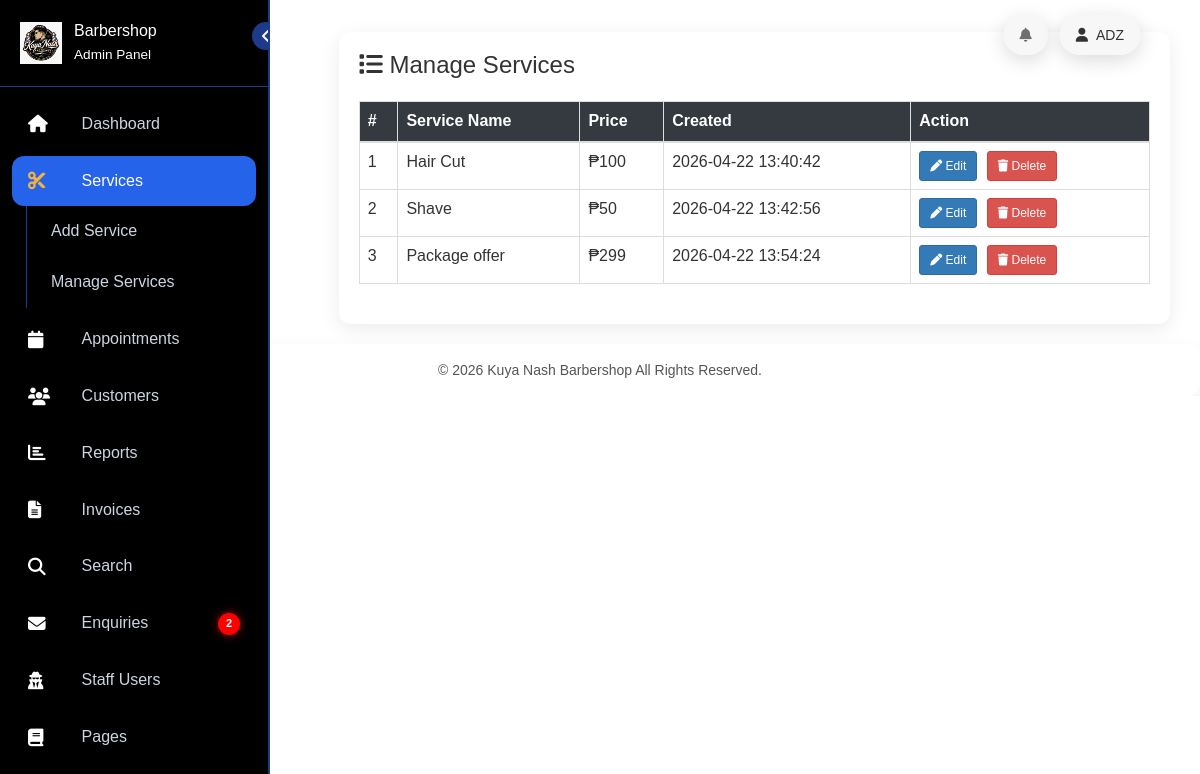
Screenshot of /admin/manage-services.php (signed in) with the database file from the repository.
### tables this page shows
CREATE TABLE `tblservices` (
  `ID` int(10) NOT NULL,
  `ServiceName` varchar(200) DEFAULT NULL,
  `ServiceDescription` mediumtext DEFAULT NULL,
  `Cost` int(10) DEFAULT NULL,
  `Image` varchar(200) DEFAULT NULL,
  `CreationDate` timestamp NULL DEFAULT current_timestamp()
);

### admin/manage-services.php (the view, shortened to what this page needs)
<!DOCTYPE HTML>
<html>
<head>
<link href="css/bootstrap.css" rel="stylesheet">
<link href="css/style.css" rel="stylesheet">
<link rel="stylesheet" href="https://cdnjs.cloudflare.com/ajax/libs/font-awesome/6.5.0/css/all.min.css">
</head>
<body class="cbp-spmenu-push">
<div class="main-content">
<?php include_once('includes/sidebar.php');?>
<?php include_once('includes/header.php');?>
<div id="page-wrapper">
<div class="container-fluid">
<div class="row">
<div class="col-md-12">
<div class="card-box">
<h3><i class="fa-solid fa-list"></i> Manage Services</h3>
<br>
<div class="table-responsive">
<table class="table table-bordered table-hover">
<thead>
<tr>
<th>#</th>
<th>Service Name</th>
<th>Price</th>
<th>Created</th>
<th>Action</th>
</tr>
</thead>
<tbody>
<?php
$ret = mysqli_query($con,"SELECT * FROM tblservices");
$cnt = 1;
while ($row = mysqli_fetch_array($ret)) {
?>
<tr>
<td><?php echo $cnt; ?></td>
<td><?php echo htmlentities($row['ServiceName']); ?></td>
<td>₱<?php echo htmlentities($row['Cost']); ?></td>
<td><?php echo htmlentities($row['CreationDate']); ?></td>
<td>
<a href="edit-services.php?editid=<?php echo $row['ID']; ?>" class="btn btn-primary btn-sm">
<i class="fa-solid fa-pen"></i> Edit
</a>
<a href="manage-services.php?delid=<?php echo $row['ID']; ?>"
class="btn btn-danger btn-sm"
onclick="return confirm('Are you sure you want to delete this service?')">
<i class="fa-solid fa-trash"></i> Delete
</a>
</td>
</tr>
<?php $cnt++; } ?>
</tbody>
</table>
</div>
</div>
</div>
</div>
</div>
</div>
<?php include_once('includes/footer.php');?>
</div>
</body>
</html>

### admin/includes/header.php (shortened to what this page needs)
<?php
include('includes/dbconnection.php');
$adid = $_SESSION['bpmsaid'];
$stmt = $con->prepare("SELECT AdminName, Email FROM tbladmin WHERE ID=?");
$stmt->bind_param("i", $adid);
$stmt->execute();
$result = $stmt->get_result();
$row = $result->fetch_assoc();
$name  = $row['AdminName'] ?? 'Admin';
?>
<!DOCTYPE html>
<html>
<head>
<link href="https://cdnjs.cloudflare.com/ajax/libs/font-awesome/6.5.0/css/all.min.css" rel="stylesheet">
</head>
<body>
<div class="header">
  <div class="icon" onclick="toggleMenu('notifMenu')">
    <i class="fa fa-bell"></i>
  </div>
  <div class="profile-trigger" onclick="toggleMenu('profileMenu')">
    <i class="fa fa-user"></i>
    <?= htmlspecialchars($name) ?>
  </div>
</div>
</body>
</html>

### admin/css/style.css (style rules this page uses)
h4, h5, h6, h1, h2, h3 { margin: 0; }
html, body { font-family: 'Roboto Condensed', sans-serif; font-size: 100%; overflow-x: hidden; background: #fff; }
body a { transition: 0.5s all ease; -webkit-transition: 0.5s all ease; -moz-transition: 0.5s all ease; -o-transition: 0.5s all ease; -ms-transition: 0.5s all ease; text-decoration:none; }
h1,h2,h3,h4,h5,h6 { margin:0; }
.main-content { position: relative; }
.cbp-spmenu-push { overflow-x: hidden; position: relative; }
.cbp-spmenu, .cbp-spmenu-push { -webkit-transition: all 0.3s ease; -moz-transition: all 0.3s ease; transition: all 0.3s ease; }
.cbp-spmenu-push div#page-wrapper { margin: 0 0 0 19.3em; transition:.5s all; -webkit-transition:.5s all; -moz-transition:.5s all; }
.fa { display: inline-block; font-family: FontAwesome; font-style: normal; font-weight: normal; line-height: 1; -webkit-font-smoothing: antialiased; -moz-osx-font-smoothing: grayscale; }
i.fa.fa-bell { color:#6F6F6F; }
.charts,.row { margin: 2em 0 0; }
.table > thead > tr > th, .table > tbody > tr > th, .table > tfoot > tr > th, .table > thead > tr > td, .table > tbody > tr > td, .table > tfoot > tr > td { border-top: none; }

### admin/manage-services.php (style rules this page uses)
body { background:#f4f6f9; }
.card-box { background:#fff; padding:20px; border-radius:12px; box-shadow:0 5px 20px rgba(0,0,0,0.08); }
.table th { background:#343a40; color:#fff; }
.btn-sm { margin-right:5px; }

### admin/includes/sidebar.php (style rules this page uses)
:root { --black:#000; --white:#fff; --blue:#1e3a8a; --blue-light:#2563eb; --gray:#cbd5e1; }
body { margin:0; font-family:Segoe UI, sans-serif; background:var(--white); }

### admin/includes/header.php (style rules this page uses)
body { margin:0; font-family:Arial, sans-serif; }
.header { position:fixed; top:15px; right:60px; display:flex; gap:12px; z-index:9999; }
.icon, .profile-trigger { position:relative; display:flex; align-items:center; gap:8px; cursor:pointer; background:rgba(247, 247, 247, 0.95); padding:10px 16px; border-radius:25px; box-shadow:0 5px 20px rgba(0,0,0,0.15); font-size:14px; }

### rows the page displays
tblservices: ServiceName "Hair Cut", Cost "100", CreationDate "2026-04-22 13:40:42"
tblservices: ServiceName "Shave", Cost "50", CreationDate "2026-04-22 13:42:56"
tblservices: ServiceName "Package offer", Cost "299", CreationDate "2026-04-22 13:54:24"

### other values shown
$notifCount "2"
$name "ADZ"
